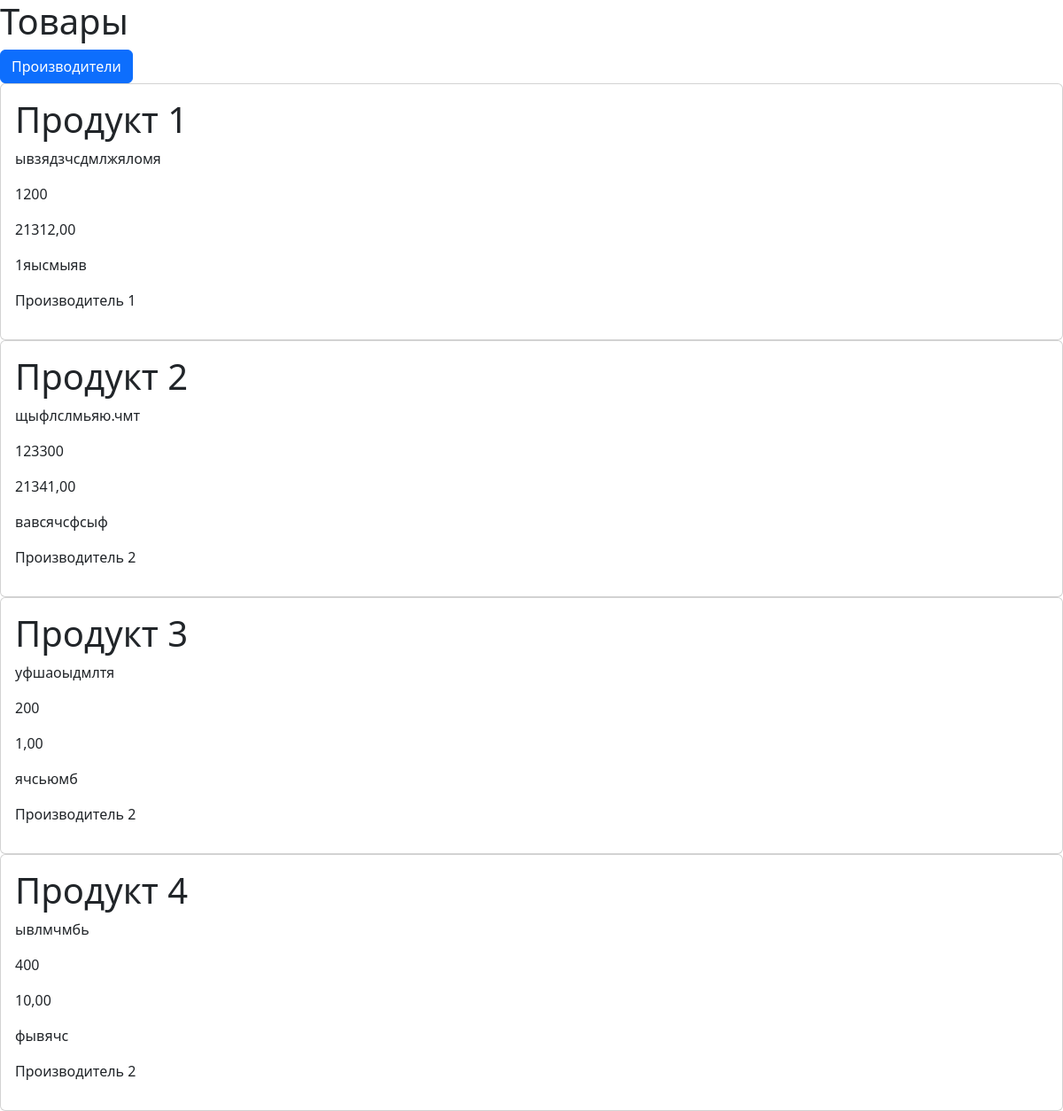
The page / on the database its author committed.
### bormusov/models.py (models this page shows, shortened)
class Product(models.Model):
    name = models.CharField(max_length=150, verbose_name = 'Имя товара',)
    context = models.TextField(verbose_name = 'Описание',)
    """
        Что бы не использовать сложную схему с пересохранением можно ограничеть создание цены
         с двумя знаками после запятой (если дело касается копеек)
        price = models.DecimalField(decimal_places=2, validators=[MinValueValidator(0)])
    """
    price = models.PositiveIntegerField(verbose_name = 'Цена',)
    weight = models.DecimalField(verbose_name = 'Вес',max_digits = 10, decimal_places=2, validators=[MinValueValidator(0)],)
    material = models.CharField(verbose_name = 'Материал', max_length=150,)
    product_manufacturer= models.ForeignKey('Manufacturer', on_delete=models.PROTECT, null=True, verbose_name='Имя продовца')
    class Meta:
        verbose_name_plural = ("Товар")

class Manufacturer(models.Model):
    name = models.CharField(verbose_name = 'Имя', max_length=150,)
    context = models.TextField(verbose_name = 'Описание',)
    class Meta:
        verbose_name_plural = ("Производитель")
    def __str__(self) -> str:
        return self.name

### bormusov/views.py (the view)
# urls.py: path('', get_product, name='get_product'),
def get_product(request):
    context = Product.objects.all()
    title = 'Товары'
    return render(request, 'bormusov/product.html', {'context':context, 'title':title})

### bormusov/templates/bormusov/product.html (shortened to what this page needs)
{% extends 'base.html' %}
{% block content %}
<h1>{{ title }}</h1>
<a class="btn btn-primary" href="{% url 'get_мanufacturer' %}" role="button">Производители</a>
{% for item in context %}
<div class="card">
    <div class="card-body">
        <h1>{{ item.name }}</h1>
        <p>{{ item.context }}</p>
        <p>{{ item.price }}</p>
        <p>{{ item.weight }}</p>
        <p>{{ item.material }}</p>
        <p>{{ item.product_manufacturer }}</p>
    </div>
  </div>
{% endfor %}
{% endblock%}

### templates/base.html (shortened to what this page needs)
<!doctype html>
<html lang="en">
  <head>
    <link href="https://cdn.jsdelivr.net/npm/bootstrap@5.2.2/dist/css/bootstrap.min.css" rel="stylesheet">
  </head>
  <body>
    {% block content %} Контент {% endblock%}
  </body>
</html>

### rows shown on the page
Product: name "Продукт 1", context "ывзядзчсдмлжяломя", price "1200", weight "21312,00", material "1яысмыяв", product_manufacturer "Производитель 1"
Product: name "Продукт 2", context "щыфлслмьяю.чмт", price "123300", weight "21341,00", material "вавсячсфсыф", product_manufacturer "Производитель 2"
Product: name "Продукт 3", context "уфшаоыдмлтя", price "200", weight "1,00", material "ячсьюмб", product_manufacturer "Производитель 2"
Product: name "Продукт 4", context "ывлмчмбь", price "400", weight "10,00", material "фывячс", product_manufacturer "Производитель 2"
